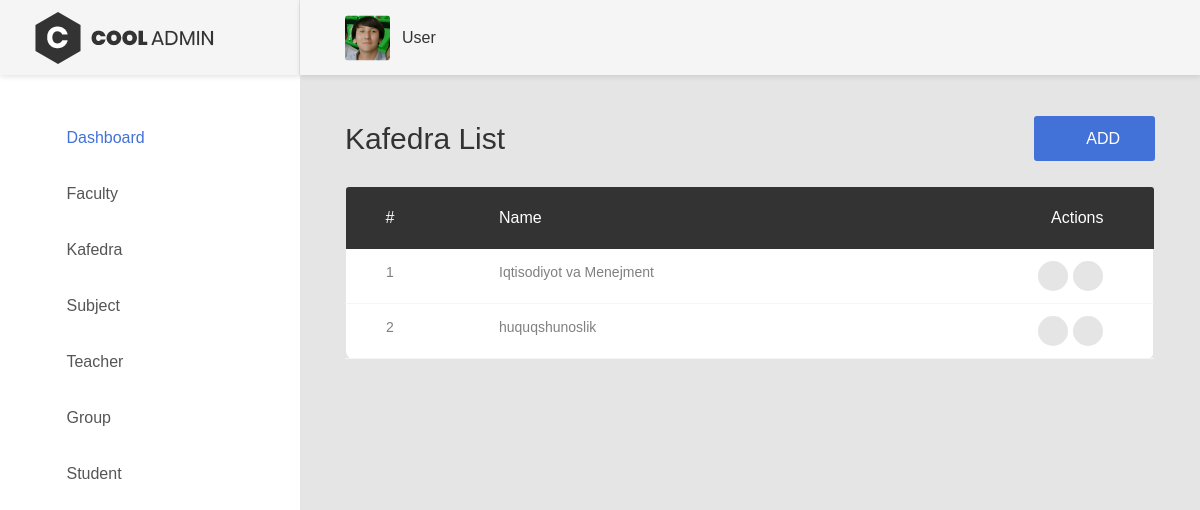
The app's page /kafedra/list/ (signed in) with its own data.
### adminapp/models.py (models this page shows, shortened)
class Kafedra(models.Model):
    name = models.CharField(max_length=100, null=False, blank=False)

### adminapp/views.py (the view)
# urls.py: path('kafedra/list/',kafedra_list, name='kafedra_list'),
@login_required_decorator
def kafedra_list(request):
    kafedras=services.get_kafedra()
    ctx={
        "kafedras":kafedras
    }
    return render(request,'kafedra/list.html',ctx)

### adminapp/services.py (called while the page is built)
def dictfetchall(cursor):
    columns = [col[0] for col in cursor.description]
    return [
        dict(zip(columns, row)) for row in cursor.fetchall()
    ]

def get_kafedra():
    with closing(connection.cursor()) as cursor:
        cursor.execute("""SELECT * from adminapp_kafedra""")
        kafedra = dictfetchall(cursor)
        return kafedra

### templates/kafedra/list.html
{% extends 'base.html' %}
{% load static %}
{% block content %}
 <div class="page-container">
    {%include 'userbar.html'%}
    <div class="main-content">
        <div class="section__content section__content--p30">
            <div class="container-fluid">
                <div class="row">
                    <div class="col-md-12">
                        <div class="overview-wrap">
                            <h2 class="title-1">Kafedra List</h2>
                            <a class="au-btn au-btn-icon au-btn--blue" href="{% url 'kafedra_create' %}">
                                <i class="zmdi zmdi-plus"></i>add</a>
                        </div>
                    </div>
                </div>
                <br>
                <div class="row">
                    <div class="col-md-12">
                        <div class="table-responsive m-b-40">
                            <table class="table table-borderless table-data3">
                                <thead>
                                    <tr>
                                        <th>#</th>
                                        <th>Name</th>
                                        <th>Actions</th>
                                    </tr>
                                </thead>
                                <tbody>
                                    {% for kafedra in kafedras %}
                                    <tr>
                                        <td>{{ kafedra.id }}</td>
                                        <td>{{ kafedra.name }}</td>
                                        <td>
                                            <div class="table-data-feature">
                                                <a class="item" data-toggle="tooltip" href="{% url 'kafedra_edit' pk=kafedra.id %}" data-placement="top" title="" data-original-title="Edit">
                                                    <i class="zmdi zmdi-edit text-warning"></i>
                                                </a>
                                                <a class="item" data-toggle="tooltip" href="{% url 'kafedra_delete' pk=kafedra.id %}" data-placement="top" title="" data-original-title="Delete">
                                                    <i class="zmdi zmdi-delete text-danger"></i>
                                                </a>
                                            </div>
                                        </td>
                                    </tr>
                                    {% endfor %}
                                </tbody>
                            </table>
                        </div>
                    </div>
                </div>
            </div>
        </div>
    </div>
</div>
{% endblock %}

### templates/userbar.html (shortened to what this page needs)
    {% load static%}
    <header class="header-desktop">
        <div class="section__content section__content--p30">
            <div class="container-fluid">
                <div class="header-wrap">
                    <div class="header-button">
                        <div class="account-wrap">
                            <div class="account-item clearfix js-item-menu">
                                <div class="image">
                                    <img src="{% static 'images/icon/1-photo.jpg' %}" alt="Sardor Toirov" />
                                </div>
                                <div class="content">
                                    <a class="js-acc-btn" href="#">{{user.username}}</a>
                                </div>
                            </div>
                        </div>
                    </div>
                </div>
            </div>
        </div>
    </header>

### records on screen
Kafedra: id "1", name "Iqtisodiyot va Menejment"
Kafedra: id "2", name "huquqshunoslik"

### other values on screen
{{ user.username }} "User"
